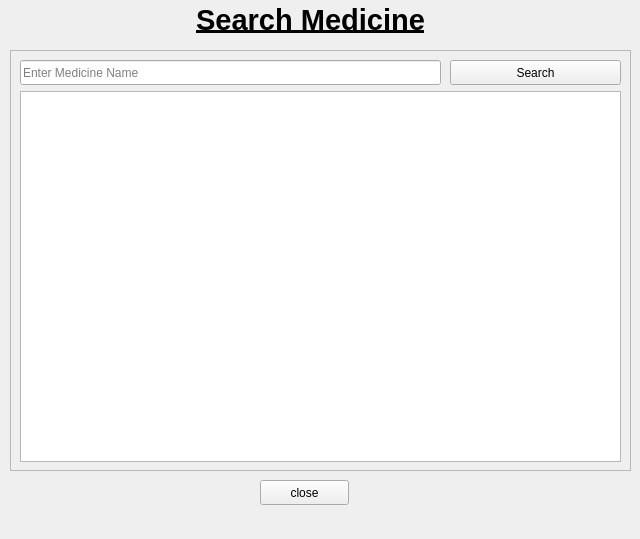
<?xml version="1.0" encoding="UTF-8"?>
<ui version="4.0">
 <class>searchTest</class>
 <widget class="QWidget" name="searchTest">
  <property name="geometry">
   <rect>
    <x>0</x>
    <y>0</y>
    <width>640</width>
    <height>539</height>
   </rect>
  </property>
  <property name="windowTitle">
   <string>Medicine</string>
  </property>
  <widget class="QFrame" name="frame">
   <property name="geometry">
    <rect>
     <x>10</x>
     <y>50</y>
     <width>621</width>
     <height>421</height>
    </rect>
   </property>
   <property name="frameShape">
    <enum>QFrame::StyledPanel</enum>
   </property>
   <property name="frameShadow">
    <enum>QFrame::Raised</enum>
   </property>
   <widget class="QTableWidget" name="tableWidget">
    <property name="geometry">
     <rect>
      <x>10</x>
      <y>41</y>
      <width>601</width>
      <height>371</height>
     </rect>
    </property>
   </widget>
   <widget class="QPushButton" name="searchButton">
    <property name="geometry">
     <rect>
      <x>440</x>
      <y>10</y>
      <width>171</width>
      <height>25</height>
     </rect>
    </property>
    <property name="text">
     <string>Search</string>
    </property>
   </widget>
   <widget class="QLineEdit" name="text">
    <property name="geometry">
     <rect>
      <x>10</x>
      <y>10</y>
      <width>421</width>
      <height>25</height>
     </rect>
    </property>
    <property name="placeholderText">
     <string>Enter Medicine Name</string>
    </property>
   </widget>
  </widget>
  <widget class="QPushButton" name="okbutton">
   <property name="geometry">
    <rect>
     <x>260</x>
     <y>480</y>
     <width>89</width>
     <height>25</height>
    </rect>
   </property>
   <property name="text">
    <string>close</string>
   </property>
  </widget>
  <widget class="QLabel" name="titleLabel">
   <property name="geometry">
    <rect>
     <x>160</x>
     <y>0</y>
     <width>301</width>
     <height>41</height>
    </rect>
   </property>
   <property name="styleSheet">
    <string notr="true">font-size:14pt;
font-weight: bold;</string>
   </property>
   <property name="text">
    <string>&lt;html&gt;&lt;head/&gt;&lt;body&gt;&lt;p align=&quot;center&quot;&gt;&lt;span style=&quot; font-size:22pt; text-decoration: underline;&quot;&gt;Search Medicine&lt;/span&gt;&lt;/p&gt;&lt;/body&gt;&lt;/html&gt;</string>
   </property>
  </widget>
 </widget>
 <resources/>
 <connections/>
</ui>
